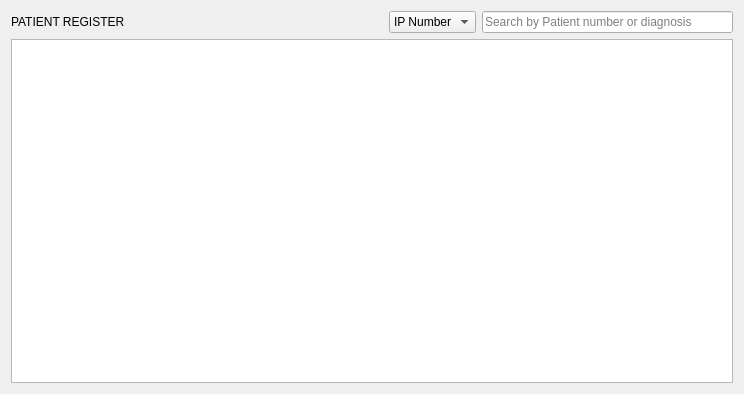
<?xml version="1.0" encoding="UTF-8"?>
<ui version="4.0">
 <class>Register</class>
 <widget class="QDialog" name="Register">
  <property name="geometry">
   <rect>
    <x>0</x>
    <y>0</y>
    <width>744</width>
    <height>394</height>
   </rect>
  </property>
  <property name="windowTitle">
   <string>Patient Register</string>
  </property>
  <layout class="QGridLayout" name="gridLayout">
   <item row="0" column="1">
    <spacer name="horizontalSpacer">
     <property name="orientation">
      <enum>Qt::Horizontal</enum>
     </property>
     <property name="sizeHint" stdset="0">
      <size>
       <width>40</width>
       <height>20</height>
      </size>
     </property>
    </spacer>
   </item>
   <item row="1" column="0" colspan="4">
    <widget class="QTableWidget" name="tableWidget"/>
   </item>
   <item row="0" column="0">
    <widget class="QLabel" name="label">
     <property name="styleSheet">
      <string notr="true">font: 700 16pt &quot;Segoe UI&quot;;</string>
     </property>
     <property name="text">
      <string>PATIENT REGISTER</string>
     </property>
    </widget>
   </item>
   <item row="0" column="3">
    <widget class="QLineEdit" name="search">
     <property name="placeholderText">
      <string>Search by Patient number or diagnosis</string>
     </property>
    </widget>
   </item>
   <item row="0" column="2">
    <widget class="QComboBox" name="comboBoxSearch">
     <item>
      <property name="text">
       <string>IP Number</string>
      </property>
     </item>
     <item>
      <property name="text">
       <string>Diagnosis</string>
      </property>
     </item>
    </widget>
   </item>
  </layout>
 </widget>
 <resources/>
 <connections/>
</ui>
